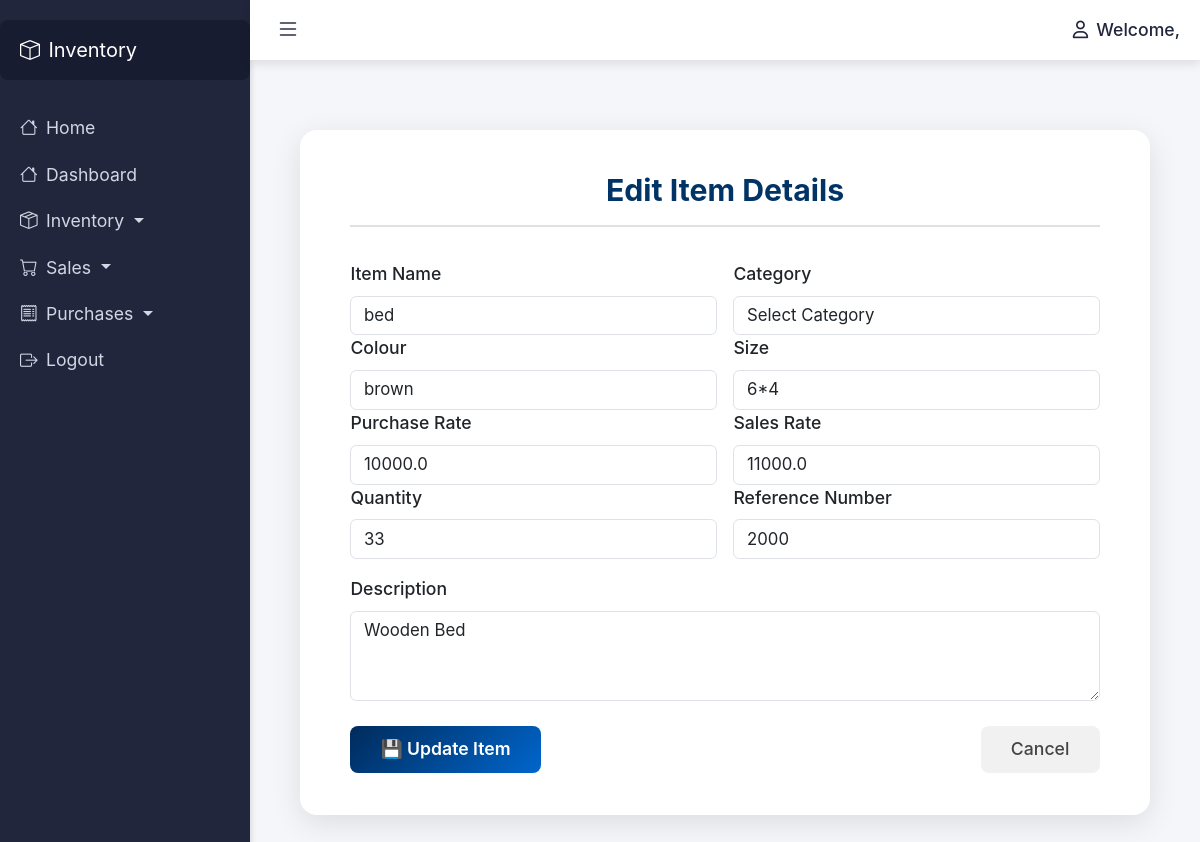
The app's page /items/edit/4/ with its own data.
### dashboard/models.py (models this page shows)
class Items(models.Model):
    item_name = models.CharField(max_length=30)
    item_remarks = models.CharField(max_length=80)
    item_category = models.ForeignKey(ItemCategory, on_delete=models.CASCADE)  # ForeignKey field
    item_colour = models.CharField(max_length=20)
    item_size = models.CharField(max_length=10)
    purchase_rate = models.FloatField()
    sales_rate = models.FloatField()
    quantity = models.IntegerField()
    reference_number = models.CharField(max_length=30)

### dashboard/views.py (the view, shortened to what this page needs)
# urls.py: path('items/edit/<int:item_id>/', items_edit_view, name='items_edit'),  # Define the URL pattern
def items_edit_view(request, item_id):
    item = get_object_or_404(Items, id=item_id)
    categories = ItemCategory.objects.all()  # Fetch all categories for the dropdown
    return render(request, 'items_edit.html', {'item': item, 'categories': categories})

### dashboard/templates/items_edit.html (shortened to what this page needs)
{% extends 'base.html' %}
{% block content %}
<div class="navish-edit-card">
    <h2>Edit Item Details</h2>
    <form method="POST">
        <div class="form-row">
            <div class="form-group">
                <label for="item_name">Item Name</label>
                <input type="text" class="form-control" id="item_name" name="item_name" value="{{ item.item_name }}" required>
            </div>
            <div class="form-group">
                <label for="item_category">Category</label>
                <select name="item_category" id="item_category" class="form-control" required>
                    <option value="">Select Category</option>
                </select>
            </div>
        </div>
        <div class="form-row">
            <div class="form-group">
                <label for="item_colour">Colour</label>
                <input type="text" class="form-control" id="item_colour" name="item_colour" value="{{ item.item_colour }}">
            </div>
            <div class="form-group">
                <label for="item_size">Size</label>
                <input type="text" class="form-control" id="item_size" name="item_size" value="{{ item.item_size }}">
            </div>
        </div>
        <div class="form-row">
            <div class="form-group">
                <label for="purchase_rate">Purchase Rate</label>
                <input type="number" step="0.01" class="form-control" id="purchase_rate" name="purchase_rate" value="{{ item.purchase_rate }}" required>
            </div>
            <div class="form-group">
                <label for="sales_rate">Sales Rate</label>
                <input type="number" step="0.01" class="form-control" id="sales_rate" name="sales_rate" value="{{ item.sales_rate }}" required>
            </div>
        </div>
        <div class="form-row">
            <div class="form-group">
                <label for="quantity">Quantity</label>
                <input type="number" class="form-control" id="quantity" name="quantity" value="{{ item.quantity }}" required>
            </div>
            <div class="form-group">
                <label for="reference_number">Reference Number</label>
                <input type="text" class="form-control" id="reference_number" name="reference_number" value="{{ item.reference_number }}">
            </div>
        </div>
        <div class="form-group mt-3">
            <label for="item_remarks">Description</label>
            <textarea class="form-control" id="item_remarks" name="item_remarks" rows="3">{{ item.item_remarks }}</textarea>
        </div>
        <div class="d-flex justify-content-between mt-4">
            <button type="submit" class="navish-btn-primary">💾 Update Item</button>
            <a href="{% url 'items' %}" class="navish-btn-cancel">Cancel</a>
        </div>
    </form>
</div>
{% endblock %}

### dashboard/templates/base.html (style rules this page uses)
body, html { height: 100%; margin: 0; font-family: Arial, sans-serif; background-color: #f4f6f9; font-size: 1.05rem; }
body { font-family: 'Inter', sans-serif; }
h1, h2, h3, h4, h5, h6 { font-weight: 600; }
:root { --bs-primary: #1a2b6d; }
:root { --bs-primary: #1a2b6d; --bs-accent: #4e73df; --bs-light: #f8f9fc; --bs-dark: #343a40; }
body { font-family: 'Inter', sans-serif; background-color: #f0f2f5; }

### dashboard/templates/items_edit.html (style rules this page uses)
.navish-edit-card { max-width: 850px; margin: 50px auto; background: #ffffff; border-radius: 1rem; padding: 2.5rem 3rem; box-shadow: 0 8px 30px rgba(0, 0, 0, 0.1); }
.navish-edit-card h2 { color: #003366; font-weight: 700; font-size: 1.8rem; margin-bottom: 2rem; text-align: center; border-bottom: 2px solid #e0e0e0; padding-bottom: 1rem; }
.navish-btn-primary { background: linear-gradient(135deg, #002B5B, #0066CC); color: white; font-weight: 600; border: none; border-radius: 8px; padding: 0.6rem 1.8rem; transition: all 0.3s ease; }
.navish-btn-cancel { background-color: #f1f1f1; color: #444; font-weight: 500; border-radius: 8px; padding: 0.6rem 1.8rem; transition: all 0.2s ease; text-decoration: none; }
.form-group label { font-weight: 500; margin-bottom: 0.5rem; }
.form-row { display: flex; flex-wrap: wrap; gap: 1rem; }
.form-row .form-group { flex: 1 1 48%; }

### records on screen
Items: item_name "bed", item_colour "brown", item_size "6*4", purchase_rate "10000.0", sales_rate "11000.0", quantity "33", reference_number "2000", item_remarks "Wooden Bed"
